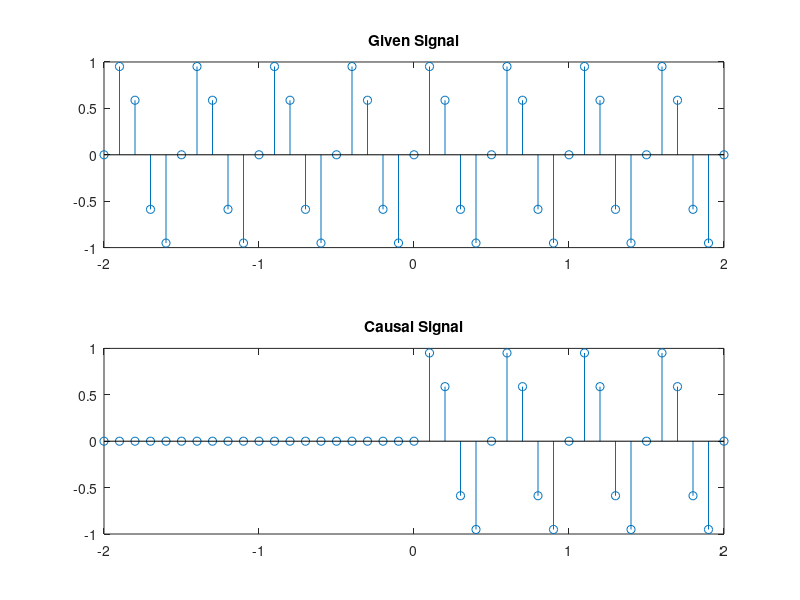

The MATLAB source for this figure:
t = -2:1/10:2;
sign= sin(2*pi * 2 * t);
tposi = (t >= 0);
PositiveSign = sign .* tposi;
subplot(2,1,1);
stem(t, sign);
title('Given Signal');
subplot(2,1,2);
stem(t,PositiveSign);
title('Causal Signal')
